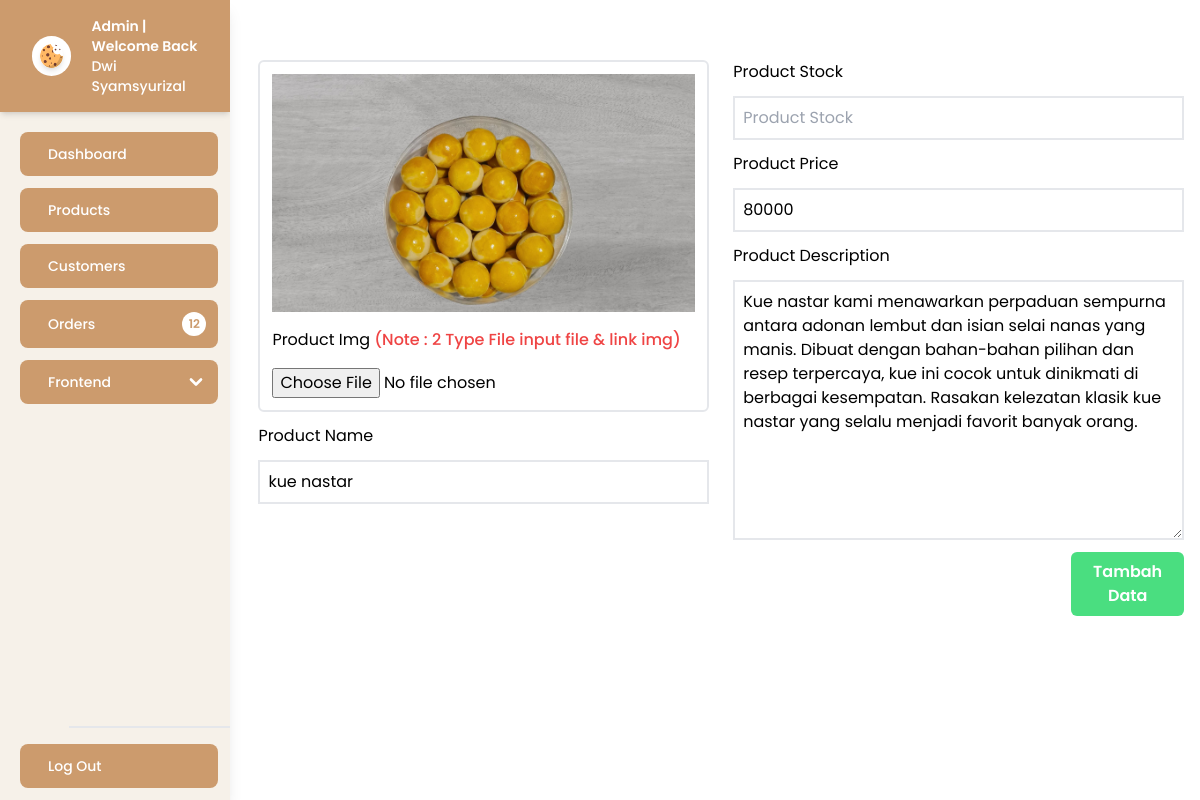
The app's page /Admin-Update-Product.php?product_id=1 with its own data.
### tables this page shows
CREATE TABLE `product` (
  `product_id` int(11) NOT NULL,
  `product_image` text NOT NULL,
  `product_name` varchar(50) NOT NULL,
  `product_desc` varchar(500) NOT NULL,
  `product_price` int(11) NOT NULL,
  `product_recommend` tinyint(1) NOT NULL,
  `insert_date` datetime NOT NULL,
  `last_update_time` datetime NOT NULL
);

### function.php (called while the page is built, shortened)
<?php
$conn = mysqli_connect('localhost', 'root', '', 'cookiecrumb');
function query($query)
{
    global $conn;
    $result = mysqli_query($conn, $query);
    $rows = [];
    while ($row = mysqli_fetch_object($result)) {
        $rows[] = $row;
    }
    return $rows;
}

### Admin-Update-Product.php (the view, shortened to what this page needs)
<?php
require "function.php";
$product_id = $_GET['product_id'];
$product = query("SELECT * FROM product WHERE product_id = $product_id")[0];
?>
<!doctype html>
<html lang="en">
<head>
    <link rel="stylesheet" href="src/output.css" />
    <link rel="stylesheet" href="https://cdn.jsdelivr.net/npm/swiper@10/swiper-bundle.min.css" />
    <link rel="stylesheet" href="https://cdn.jsdelivr.net/npm/swiper@10/swiper-bundle.min.css" />
    <link href="https://cdn.datatables.net/1.13.3/css/jquery.dataTables.min.css" rel="stylesheet" />
    <link rel="stylesheet" href="https://cdn.jsdelivr.net/npm/@tabler/icons-webfont@latest/tabler-icons.min.css" />
</head>
<body class="grid grid-cols-10 gap-3 bg-white">
    <?php include ("layout/sidebar-admin.php"); ?>
    <main class="col-span-8 px-4 my-0">
        <div class=" max-h-[900px] py-12  wrap  overflow-y-auto">
            <form class="w-full mt-3" action="" method="post" enctype="multipart/form-data">
                <div class="grid grid-cols-2 gap-6">
                    <div class="flex flex-col w-full gap-3">
                        <div class="flex flex-col w-full gap-4 p-3 border-2 rounded-md bg-white-neru">
                            <img id="previewImg" src="assets/<?= $product->product_image ?>"
                                onerror="this.src='https://salonlfc.com/wp-content/uploads/2018/01/image-not-found-1-scaled-1150x647.png'"
                                class="mx-auto" alt="">
                            <label for="">Product Img <span class="font-medium text-red-500">(Note : 2 Type File input
                                    file &
                                    link img)</span> </label>
                            <input type="file" name="gambar" id="gambar" onchange="previewImage(event)">
                        </div>
                        <label for="">Product Name</label>
                        <input required class="w-full p-2 border-2 outline-none" value="<?= $product->product_name ?>"
                            name="product_name" placeholder="Product Name" type="text" />
                    </div>
                    <div class="flex flex-col w-full gap-3">
                        <label for="">Product Stock</label>
                        <input required class="w-full p-2 border-2 outline-none" value="<?= $product->stok ?>"
                            name="product_stock" placeholder="Product Stock" type="number" pattern="\d*" />
                        <label for="">Product Price</label>
                        <input required class="w-full p-2 border-2 outline-none" value="<?= $product->product_price ?>"
                            name="product_price" placeholder="Product Price" type="number" />
                        <label for="">Product Description</label>
                        <textarea required class="p-2 border-2 outline-none text-start" name="product_description"
                            placeholder="Product Price" cols="30" rows="10"><?= $product->product_desc ?></textarea>
                        <button type="submit" name="submit"
                            class="bg-green-400 p-2 rounded-md text-white font-semibold w-[25%] self-end">Tambah
                            Data</button>
                    </div>
                </div>
            </form>
        </div>
    </main>
</body>
</html>

### records on screen
product: product_image (picture), product_name "kue nastar", product_price "80000", product_description "Kue nastar kami menawarkan perpaduan sempurna antara adonan lembut dan isian selai nanas yang manis. Dibuat dengan bahan-bahan pilihan dan resep terpercaya, kue ini cocok untuk dinikmati di berbagai kesempatan. Rasakan kelezatan klasik kue nastar yang selalu menjadi favorit banyak orang."
